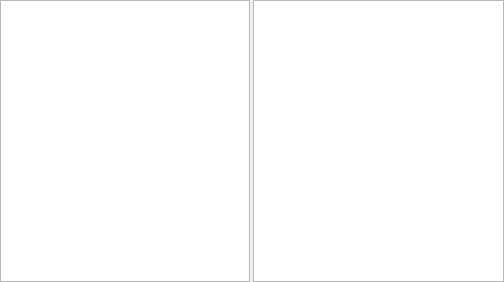
<?xml version="1.0" encoding="UTF-8"?>
<ui version="4.0">
 <class>librepcb::editor::NewElementWizardPage_CopyFrom</class>
 <widget class="QWizardPage" name="librepcb::editor::NewElementWizardPage_CopyFrom">
  <property name="geometry">
   <rect>
    <x>0</x>
    <y>0</y>
    <width>504</width>
    <height>282</height>
   </rect>
  </property>
  <property name="windowTitle">
   <string>Copy from existing element</string>
  </property>
  <property name="title">
   <string>Copy from existing element</string>
  </property>
  <property name="subTitle">
   <string>Choose the element which you want to copy from.</string>
  </property>
  <layout class="QHBoxLayout" name="horizontalLayout">
   <property name="spacing">
    <number>3</number>
   </property>
   <property name="leftMargin">
    <number>0</number>
   </property>
   <property name="topMargin">
    <number>0</number>
   </property>
   <property name="rightMargin">
    <number>0</number>
   </property>
   <property name="bottomMargin">
    <number>0</number>
   </property>
   <item>
    <widget class="QTreeView" name="treeView">
     <property name="horizontalScrollBarPolicy">
      <enum>Qt::ScrollBarAlwaysOff</enum>
     </property>
     <property name="editTriggers">
      <set>QAbstractItemView::NoEditTriggers</set>
     </property>
     <property name="verticalScrollMode">
      <enum>QAbstractItemView::ScrollPerPixel</enum>
     </property>
     <property name="headerHidden">
      <bool>true</bool>
     </property>
    </widget>
   </item>
   <item>
    <widget class="QListWidget" name="listWidget">
     <property name="sortingEnabled">
      <bool>true</bool>
     </property>
    </widget>
   </item>
  </layout>
 </widget>
 <resources/>
 <connections/>
</ui>
